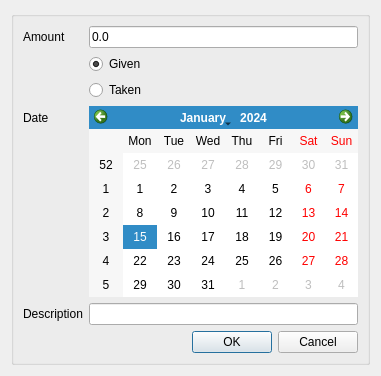
<?xml version="1.0" encoding="UTF-8"?>
<ui version="4.0">
    <class>Dialog</class>
    <widget class="QDialog" name="Dialog">
        <property name="geometry">
            <rect>
                <x>0</x>
                <y>0</y>
                <width>381</width>
                <height>376</height>
            </rect>
        </property>
        <property name="windowTitle">
            <string>New Transaction</string>
        </property>
        <layout class="QGridLayout" name="gridLayout">
            <item row="0" column="0">
                <widget class="QGroupBox" name="groupBox">
                    <property name="title">
                        <string/>
                    </property>
                    <layout class="QFormLayout" name="formLayout">
                        <item row="0" column="0">
                            <widget class="QLabel" name="label">
                                <property name="text">
                                    <string>Amount</string>
                                </property>
                            </widget>
                        </item>
                        <item row="0" column="1">
                            <widget class="QLineEdit" name="amount">
                                <property name="text">
                                    <string>0.0</string>
                                </property>
                            </widget>
                        </item>
                        <item row="5" column="0">
                            <widget class="QLabel" name="label_2">
                                <property name="text">
                                    <string>Date</string>
                                </property>
                            </widget>
                        </item>
                        <item row="7" column="0">
                            <widget class="QLabel" name="label_3">
                                <property name="text">
                                    <string>Description</string>
                                </property>
                            </widget>
                        </item>
                        <item row="8" column="0" colspan="2">
                            <widget class="QDialogButtonBox" name="buttonBox">
                                <property name="orientation">
                                    <enum>Qt::Horizontal</enum>
                                </property>
                                <property name="standardButtons">
                                    <set>QDialogButtonBox::Cancel|QDialogButtonBox::Ok</set>
                                </property>
                            </widget>
                        </item>
                        <item row="5" column="1">
                            <widget class="QCalendarWidget" name="date"/>
                        </item>
                        <item row="7" column="1">
                            <widget class="QLineEdit" name="description"/>
                        </item>
                        <item row="3" column="1">
                            <widget class="QRadioButton" name="taken_button">
                                <property name="text">
                                    <string>Taken</string>
                                </property>
                            </widget>
                        </item>
                        <item row="2" column="1">
                            <widget class="QRadioButton" name="given_button">
                                <property name="enabled">
                                    <bool>true</bool>
                                </property>
                                <property name="text">
                                    <string>Given</string>
                                </property>
                                <property name="checked">
                                    <bool>true</bool>
                                </property>
                            </widget>
                        </item>
                    </layout>
                </widget>
            </item>
        </layout>
    </widget>
    <resources/>
    <connections>
        <connection>
            <sender>buttonBox</sender>
            <signal>accepted()</signal>
            <receiver>Dialog</receiver>
            <slot>accept()</slot>
            <hints>
                <hint type="sourcelabel">
                    <x>248</x>
                    <y>254</y>
                </hint>
                <hint type="destinationlabel">
                    <x>157</x>
                    <y>274</y>
                </hint>
            </hints>
        </connection>
        <connection>
            <sender>buttonBox</sender>
            <signal>rejected()</signal>
            <receiver>Dialog</receiver>
            <slot>reject()</slot>
            <hints>
                <hint type="sourcelabel">
                    <x>316</x>
                    <y>260</y>
                </hint>
                <hint type="destinationlabel">
                    <x>286</x>
                    <y>274</y>
                </hint>
            </hints>
        </connection>
    </connections>
</ui>
